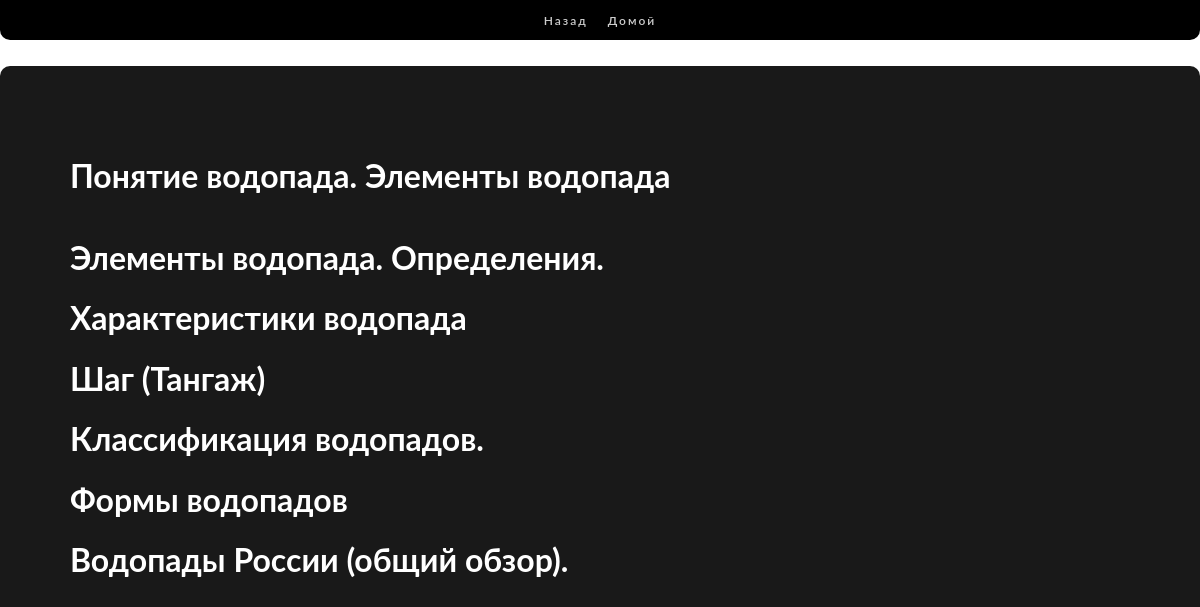
Page /texts/ on the committed database.
### mainapp/models.py (models this page shows, shortened)
class Text(models.Model):
    text_name = models.CharField(verbose_name="название", max_length=128, default=' ')
    text = models.TextField(verbose_name='текст', max_length=8192, default=' ')

### mainapp/views.py (the view)
# urls.py: path('texts/', mainapp.texts, name='texts'),
def texts(request):
    text = Text.objects.all()
    context = {"text": text, 'res':1}
    return render(request, 'mainapp/texts.html', context)

### mainapp/templates/mainapp/texts.html (shortened to what this page needs)
{% extends 'mainapp/base.html' %}
{% load static %}
{% block css %}
<link rel="stylesheet" type="text/css" href="{% static 'css/style.css' %}">
<link rel="stylesheet" type="text/css" href="{% static 'css/style-waterfalls.css' %}">
{% endblock %}
{% block content %}
<div class="waterfall-blur"></div>
{% block menu %}
{% include 'mainapp/includes/menu.html' %}
{% endblock %}
  <div class="block-list txt-block blck-srt-5 ipm" style="margin:10px;">
    {% for t in text %}
      {% if res %}
        <a class="hrf-1" href="{% url 'text' t.id %}">
          <h1 id="txt-{{ t.id }}" style="color:white;">{{ t.text_name }}</h1>
        </a>
        <div class="ipm">
      {% else %}
          <a href="{% url 'text' t.id %}">
            <h1 id="txt-{{ t.id }}" style="color:white;">{{ t.text_name }}</h1>
          </a>
        <div class="ipm">
      {% endif %}
    {% endfor %}
    </div>
  </div>
{% endblock %}

### static/css/style.css (style rules this page uses)
* { font-family: 'Lato', sans-serif; box-sizing: border-box; }
:root { --size: 1vh + 1vw; --color-1: #FF7400; --color-2: #BF7130; --color-3: #A64B00; --color-4: #FF9640; --color-5: #FFB273; }
body { padding: 0; margin: 0; width: 100%; }
html { padding: 0px 0px; margin: 0; height: 100%; width: 100%; display: flex; align-items: center; flex-direction: column; }
.waterfall-blur { position: fixed; top: .01px; bottom: .01px; left:.011px; right: .01px; backdrop-filter: blur(3px); z-index: -5; }
a, a:hover { text-decoration: none; }
.block-list { border-radius: 10px; background-color: black; width: 100%; height: 100%; padding: 10px; display: flex; flex-direction: column; align-items: center; }
.txt-block { padding-left: 70px; padding-right: 70px; padding-bottom: 50px; }
.blck-srt-5 { weight: 100px; height: 100px; display: flex; align-items: center; justify-content: center; }
.ipm { width: 100%; height: 70%; }

### static/css/style-waterfalls.css (style rules this page uses)
body { display: flex; align-items: center; flex-direction: column; padding-top: 7vh !important; }
.ipm { font-family: 'IBM Plex Mono', monospace !important; }
.block-list { width: 100%; height: 100%; margin: 0 auto; color: white; opacity: .9; }
.loaded, .body { height: 100%; }
.hrf-1 { width: 100%; }

### rows in the picture
Text: text_name "Понятие водопада. Элементы водопада"
Text: text_name "Элементы водопада. Определения."
Text: text_name "Характеристики водопада"
Text: text_name "Шаг (Тангаж)"
Text: text_name "Классификация водопадов."
Text: text_name "Формы водопадов"
Text: text_name "Водопады России (общий обзор)."
